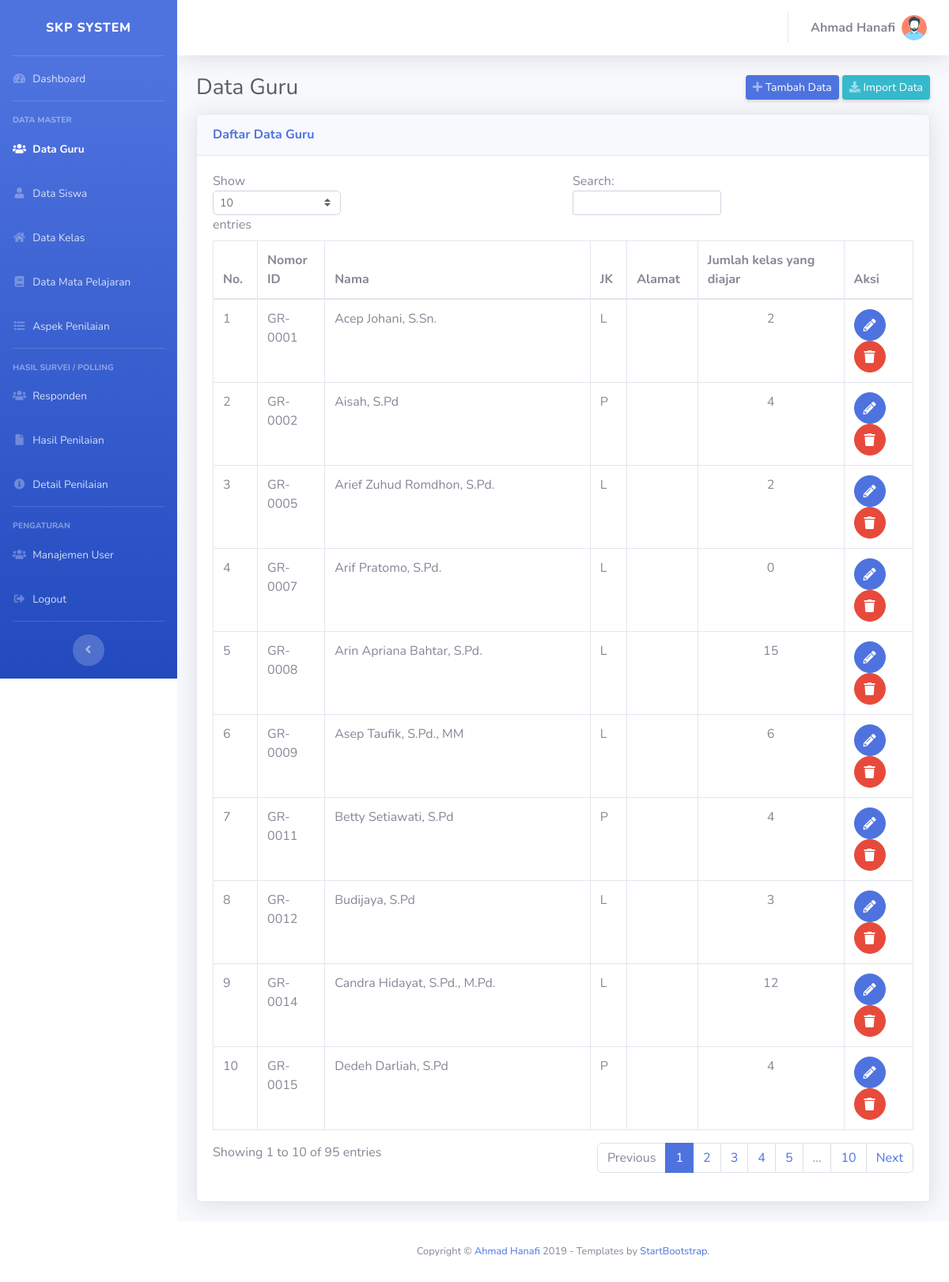
Screenshot of /admin/data-guru (signed in) with the database file from the repository.
### tables this page shows
CREATE TABLE `guru` (
  `id` int NOT NULL,
  `kode` varchar(30) NOT NULL,
  `nama` varchar(150) NOT NULL,
  `jk` enum('L','P') NOT NULL,
  `telpon` varchar(20) NOT NULL,
  `alamat` text NOT NULL
);

### core/method.php (called while the page is built, shortened)
<?php
function getFrom($index) {
	$get = isset($_GET[$index]) ? $_GET[$index] : "";
	return $get;
}

### core/session.php (called while the page is built, shortened)
<?php
function getSessionUser($index) {
	$data = $_SESSION['user'][$index];
	return $data;
}

### core/crud.php (called while the page is built, shortened)
<?php
function select($columns, $table, $conditions = NULL) {
	if ($conditions != NULL) {
		$sql = "SELECT $columns FROM $table WHERE $conditions ";
	} else {
		$sql = "SELECT $columns FROM $table";
	}
	return query($sql);
}
function result($query) {
	return mysqli_fetch_object($query);
}
function query($sql){
	global $link;
	if ($data = mysqli_query($link, $sql) or die(mysqli_error($link))) {
		return $data;
	}
}
?>

### admin/content/guru/index.php (the view)
<?php
$guru_sql = select('*', "guru", "kode != '' ORDER BY nama ASC");
$no = 1;
$page = getFrom('page');
?>
<div class="container-fluid">
    <div class="d-sm-flex align-items-center justify-content-between mb-3">
        <h1 class="h3 mb-0 text-gray-800">Data Guru</h1>
        <div class="btn-group-sm">
            <a href="<?php echo base_url("admin/".$page."/create") ?>" class="d-none d-sm-inline-block btn btn-sm btn-primary shadow-sm" data-toggle="tooltip" title="Tambah <?= ucwords(str_replace("-", " ", $page)) ?>">
                <i class="fas fa-plus text-white-50"></i>
                <span class="text">Tambah Data</span>
            </a>
            <a href="<?php echo base_url("admin/".$page."/import") ?>" class="d-none d-sm-inline-block btn btn-sm btn-info shadow-sm" data-toggle="tooltip" title="Import <?= ucwords(str_replace("-", " ", $page)) ?>">
                <i class="fas fa-download text-white-50"></i>
                <span class="text">Import Data</span>
            </a>
        </div>
    </div>
    <div class="card shadow mb-4">
        <div class="card-header py-3">
            <h6 class="m-0 font-weight-bold text-primary">Daftar Data Guru</h6>
        </div>
        <div class="card-body">
            <div class="table-responsive">
                <table class="table table-bordered" id="dataTable" width="100%" cellspacing="0">
                    <thead>
                        <tr>
                            <th>No.</th>
                            <th>Nomor ID</th>
                            <th>Nama</th>
                            <th>JK</th>
                            <th>Alamat</th>
                            <th>Jumlah kelas yang diajar</th>
                            <th>Aksi</th>
                        </tr>
                    </thead>
                    <tbody>
                        <?php while($g = result($guru_sql)): ?>
                        <tr>
                            <td><?= $no++; ?></td>
                            <td><?= $g->kode ?></td>
                            <td><?= $g->nama ?></td>
                            <td><?= $g->jk ?></td>
                            <td><?= $g->alamat ?></td>
                            <td class="text-center">
                                <?php
                                    $sql_count = select("COUNT(*) AS total", "guru_mapel", "kode_guru = '$g->kode'");
                                    $count = result($sql_count);
                                    echo $count->total;
                                ?>
                            </td>
                            <td>
                                <a href="<?php echo base_url("admin/data-guru/edit/".$g->id) ?>" class="btn btn-primary btn-circle">
                                    <i class="fas fa-pencil-alt"></i>
                                </a>
                                <a href="<?php echo base_url("admin/data-guru/delete/".$g->id) ?>" class="btn btn-danger btn-circle">
                                    <i class="fas fa-trash"></i>
                                </a>
                            </td>
                        </tr>
                        <?php endwhile; ?>
                    </tbody>
                </table>
            </div>
        </div>
    </div>
</div>

### admin/index.php (shortened to what this page needs)
<?php
$page = getFrom('page');
$action = getFrom('action');
?>
<!DOCTYPE html>
<html lang="en">
<head>
    <link href="<?php echo base_url("assets/vendor/fontawesome-free/css/all.min.css") ?>" rel="stylesheet" type="text/css">
    <link href="<?php echo base_url("assets/vendor/select2/select2.min.css") ?>" rel="stylesheet" type="text/css">
    <link href="<?php echo base_url("assets/vendor/select2/select2-bootstrap4.min.css") ?>" rel="stylesheet" type="text/css">
    <link href="<?php echo base_url("assets/vendor/sweetalert2/sweetalert2.min.css") ?>" rel="stylesheet" type="text/css">
    <link href="<?php echo base_url("assets/css/sb-admin-2.min.css") ?>" rel="stylesheet">
</head>
<body id="page-top">
    <div id="wrapper">
        <?php require_once("templates/sidebar.php"); ?>
        <div id="content-wrapper" class="d-flex flex-column" style="margin-left: 14rem;">
            <div id="content">
                <?php require_once("templates/navbar.php") ?>
                <?php
                    if($page == ""):
                       $total_nilai_per_aspek = joinTable("SUM(nilai) as total, nama_indikator as nama_aspek", "penilaian", "aspek_penilaian", "penilaian.id_aspek_pn = aspek_penilaian.id GROUP BY id_aspek_pn");
                        $data_nilai_aspek = [];
                        $data_colors = [
                            "#e74c3c", "#e67e22", "#f1c40f", "#16a085", "#2980b9",
                            "#8e44ad", "#2c3e50", "#95a5a6", "#ecf0f1"
                        ];
                        while ($tn = result($total_nilai_per_aspek)) {
                            $data_nilai_aspek['label'][] = $tn->nama_aspek;
                            $data_nilai_aspek['nilai'][] = $tn->total;
                        }
                        $list_guru = query("
                                SELECT
                                    nama AS nama_guru,
                                    kode_guru AS kode_guru,
                                    SUM(nilai) AS total,
                                    COUNT(DISTINCT(kode_siswa)) AS responden,
                                    ((SUM(nilai)/(COUNT(DISTINCT(kode_siswa))))/(
                                        SELECT SUM(nilai_max) FROM aspek_penilaian
                                        ))*100 AS real_nilai
                                FROM guru
                                    JOIN penilaian ON guru.kode = penilaian.kode_guru
                                GROUP BY kode_guru
                                ORDER BY real_nilai DESC LIMIT 0,10
                            ");
                        $guru_arr = [];
                        while ($gr = result($list_guru)) {
                            $guru_arr['nama'][] = $gr->nama_guru;
                            $guru_arr['jumlah'][] = number_format($gr->real_nilai, 2);
                        }
                        require_once("content/main-page.php");
                    elseif ($page == "data-guru"):
                        if($action == ""):
                            call_content("guru","index");
                        elseif($action == "create" || $action == "tambah"):
                            call_content("guru", "form-create");
                        elseif($action == "edit" || $action == "tambah-kelas"):
                            call_content("guru", "form-edit");
                        elseif($action == "delete"):
                            call_content("guru", "delete");
                        elseif($action == "delete-kelas"):
                            call_content("guru", "delete-kelas");
                        elseif($action == "import"):
                            call_content("guru", "import");
                        endif;
                    elseif ($page == "hasil-penilaian"):
                        call_content("hasil", "penilaian");
                    elseif ($page == "grafik"):
                        call_content("hasil", "grafik");
                    else:
                        require_once("content/404.php");
                    endif;
                ?>
            </div>
            <?php require_once("templates/footer.php"); ?>
        </div>
    </div>
</body>
</html>

### admin/templates/sidebar.php (shortened to what this page needs)
<?php
$index = "";
$data_guru = "";
$data_siswa = "";
$data_kelas = "";
$data_mapel = "";
$aspek_penilaian = "";
$hasil_penilaian = "";
$detail_penilaian = "";
if($page == "") {
    $index = "active";
} elseif($page == "data-guru") {
    $data_guru = "active";
} elseif($page == "data-siswa") {
    $data_siswa = "active";
} elseif ($page == "data-kelas") {
    $data_kelas = "active";
} elseif ($page == "aspek-penilaian") {
    $aspek_penilaian = "active";
} elseif ($page == "aspek-penilaian") {
    $aspek_penilaian = "active";
} elseif ($page == "responden") {
    $responden = "active";
} elseif ($page == "hasil-penilaian") {
    $hasil_penilaian = "active";
} elseif ($page == "detail-penilaian" || $page == "detail-penilaian-guru") {
    $detail_penilaian = "active";
} elseif ($page == "grafik") {
    $grafik = "active";
}
?>
<ul class="navbar-nav bg-gradient-primary sidebar sidebar-dark accordion" id="accordionSidebar" style="position: fixed;">
    <a class="sidebar-brand d-flex align-items-center justify-content-center" href="#">
        <div class="sidebar-brand-icon" style="-webkit-transform: rotate(-15deg);
           -moz-transform: rotate(-15deg);
            -ms-transform: rotate(-15deg);
             -o-transform: rotate(-15deg);
                transform: rotate(-15deg);">
        </div>
        <div class="sidebar-brand-text mx-3">SKP System</div>
    </a>
    <hr class="sidebar-divider my-0">
    <li class="nav-item <?= $index; ?>">
        <a class="nav-link" href="<?php echo base_url("admin/index.php") ?>">
            <i class="fas fa-fw fa-tachometer-alt"></i>
            <span>Dashboard</span></a>
        </li>
        <hr class="sidebar-divider">
        <div class="sidebar-heading">
            Data Master
        </div>
        <li class="nav-item <?php echo $data_guru; ?>">
            <a class="nav-link" href="<?php echo base_url("admin/data-guru") ?>">
                <i class="fas fa-fw fa-users"></i>
                <span>Data Guru</span>
            </a>
        </li>
        <li class="nav-item <?php echo $data_siswa; ?>">
            <a class="nav-link" href="<?php echo base_url("admin/data-siswa") ?>">
                <i class="fas fa-fw fa-user"></i>
                <span>Data Siswa</span>
            </a>
        </li>
        <li class="nav-item <?php echo $data_kelas; ?>">
            <a class="nav-link" href="<?php echo base_url("admin/data-kelas") ?>">
                <i class="fas fa-fw fa-home"></i>
                <span>Data Kelas</span>
            </a>
        </li>
        <li class="nav-item <?php echo $data_mapel; ?>">
            <a class="nav-link" href="<?php echo base_url("admin/mata-pelajaran") ?>">
                <i class="fas fa-fw fa-book"></i>
                <span>Data Mata Pelajaran</span>
            </a>
        </li>
        <li class="nav-item <?php echo $aspek_penilaian; ?>">
            <a class="nav-link" href="<?php echo base_url("admin/aspek-penilaian") ?>">
                <i class="fas fa-fw fa-list"></i>
                <span>Aspek Penilaian</span>
            </a>
        </li>
        <hr class="sidebar-divider">
        <div class="sidebar-heading">
            HASIL SURVEI / POLLING
        </div>
        <li class="nav-item <?php echo $data_siswa; ?>">
            <a class="nav-link" href="<?php echo base_url("admin/responden") ?>">
                <i class="fas fa-fw fa-users"></i>
                <span>Responden</span>
            </a>
        </li>
        <li class="nav-item <?php echo $hasil_penilaian; ?>">
            <a class="nav-link" href="<?php echo base_url("admin/hasil-penilaian") ?>">
                <i class="fas fa-fw fa-file"></i>
                <span>Hasil Penilaian</span>
            </a>
        </li>
        <li class="nav-item <?php echo $detail_penilaian; ?>">
            <a class="nav-link" href="<?php echo base_url("admin/detail-penilaian") ?>">
                <i class="fas fa-fw fa-info-circle"></i>
                <span>Detail Penilaian</span>
            </a>
        </li>
        <?php if (getSessionUser('level') == 1): ?>
        <hr class="sidebar-divider">
        <div class="sidebar-heading">
            PENGATURAN
        </div>
        <li class="nav-item <?php echo $detail_penilaian; ?>">
            <a class="nav-link" href="<?php echo base_url("admin/user-management") ?>">
                <i class="fas fa-fw fa-users"></i>
                <span>Manajemen User</span>
            </a>
        </li>
        <?php endif ?>
        <li class="nav-item">
            <a class="nav-link" href="#" data-toggle="modal" data-target="#logoutModal">
                <i class="fas fa-fw fa-sign-out-alt"></i>
                <span>Logout</span></a>
            </li>
            <hr class="sidebar-divider d-none d-md-block">
            <div class="text-center d-none d-md-inline">
                <button class="rounded-circle border-0" id="sidebarToggle"></button>
            </div>
        </ul>

### admin/templates/navbar.php (shortened to what this page needs)
<nav class="navbar navbar-expand navbar-light bg-white topbar mb-4 static-top shadow">
    <ul class="navbar-nav ml-auto">
        <li class="nav-item dropdown no-arrow">
            <a class="nav-link dropdown-toggle" href="#" id="userDropdown" role="button" data-toggle="dropdown" aria-haspopup="true" aria-expanded="false">
                <span class="mr-2 d-none d-lg-inline text-gray-600 font-weight-bold"><?= getSessionUser('fullname') ?></span>
                <img class="img-profile rounded-circle" src="<?= base_url("assets/img/user.png") ?>">
            </a>
        </li>
    </ul>
</nav>

### core/other.php (shortened to what this page needs)
<?php
function base_url($file = NULL) {
	$path = $_SERVER['REQUEST_SCHEME'] . "://" . $_SERVER['HTTP_HOST'] . "/skp-system/";
	$path .= $file;
	return $path;
}
function call_content($menu = "admin", $nama_file) {
	$path_file = "content/".$menu."/".$nama_file.".php";
	if (file_exists($path_file)) {
		$file = require_once($path_file);
		return $file;
	} else {
		die("Template tidak ditemukan!");
	}
}
?>

### admin/templates/footer.php
<footer class="sticky-footer bg-white">
	<div class="container my-auto">
		<div class="copyright text-center my-auto">
			<span>
				Copyright &copy; <a href="https://ahanafi.github.io/index2.html" target="_blank">Ahmad Hanafi</a> 2019 - Templates by <a href="https://startbootstrap.com/themes/sb-admin-2/" target="_blank">
					StartBootstrap.
				</a>
			</span>
		</div>
	</div>
</footer>

### rows the page displays
guru: kode "GR-0001", nama "Acep Johani, S.Sn.", jk "L", total "2"
guru: kode "GR-0002", nama "Aisah, S.Pd", jk "P", total "4"
guru: kode "GR-0005", nama "Arief Zuhud Romdhon, S.Pd.", jk "L", total "2"
guru: kode "GR-0007", nama "Arif Pratomo, S.Pd.", jk "L", total "0"
guru: kode "GR-0008", nama "Arin Apriana Bahtar, S.Pd.", jk "L", total "15"
guru: kode "GR-0009", nama "Asep Taufik, S.Pd., MM", jk "L", total "6"
guru: kode "GR-0011", nama "Betty Setiawati, S.Pd", jk "P", total "4"
guru: kode "GR-0012", nama "Budijaya, S.Pd", jk "L", total "3"
guru: kode "GR-0014", nama "Candra Hidayat, S.Pd., M.Pd.", jk "L", total "12"
guru: kode "GR-0015", nama "Dedeh Darliah, S.Pd", jk "P", total "4"

### other values shown
getSessionUser('fullname') "Ahmad Hanafi"
